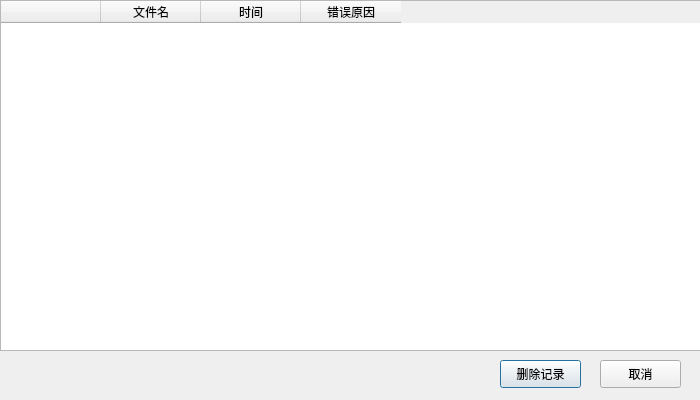
<?xml version="1.0" encoding="UTF-8"?>
<ui version="4.0">
 <class>Record</class>
 <widget class="QDialog" name="Record">
  <property name="geometry">
   <rect>
    <x>0</x>
    <y>0</y>
    <width>700</width>
    <height>400</height>
   </rect>
  </property>
  <property name="minimumSize">
   <size>
    <width>700</width>
    <height>400</height>
   </size>
  </property>
  <property name="maximumSize">
   <size>
    <width>700</width>
    <height>400</height>
   </size>
  </property>
  <property name="windowTitle">
   <string>错误记录</string>
  </property>
  <widget class="QPushButton" name="pushButton">
   <property name="geometry">
    <rect>
     <x>500</x>
     <y>360</y>
     <width>81</width>
     <height>28</height>
    </rect>
   </property>
   <property name="text">
    <string>删除记录</string>
   </property>
  </widget>
  <widget class="QPushButton" name="pushButton_2">
   <property name="geometry">
    <rect>
     <x>600</x>
     <y>360</y>
     <width>81</width>
     <height>28</height>
    </rect>
   </property>
   <property name="text">
    <string>取消</string>
   </property>
  </widget>
  <widget class="QTableWidget" name="recordTableWidget">
   <property name="geometry">
    <rect>
     <x>0</x>
     <y>0</y>
     <width>711</width>
     <height>351</height>
    </rect>
   </property>
   <property name="maximumSize">
    <size>
     <width>711</width>
     <height>16777215</height>
    </size>
   </property>
   <column>
    <property name="text">
     <string/>
    </property>
    <property name="icon">
     <iconset resource="images/images.qrc">
      <normaloff>:/new/icon/ok.png</normaloff>:/new/icon/ok.png</iconset>
    </property>
   </column>
   <column>
    <property name="text">
     <string>文件名</string>
    </property>
   </column>
   <column>
    <property name="text">
     <string>时间</string>
    </property>
   </column>
   <column>
    <property name="text">
     <string>错误原因</string>
    </property>
   </column>
  </widget>
 </widget>
 <resources>
  <include location="images/images.qrc"/>
 </resources>
 <connections/>
</ui>
